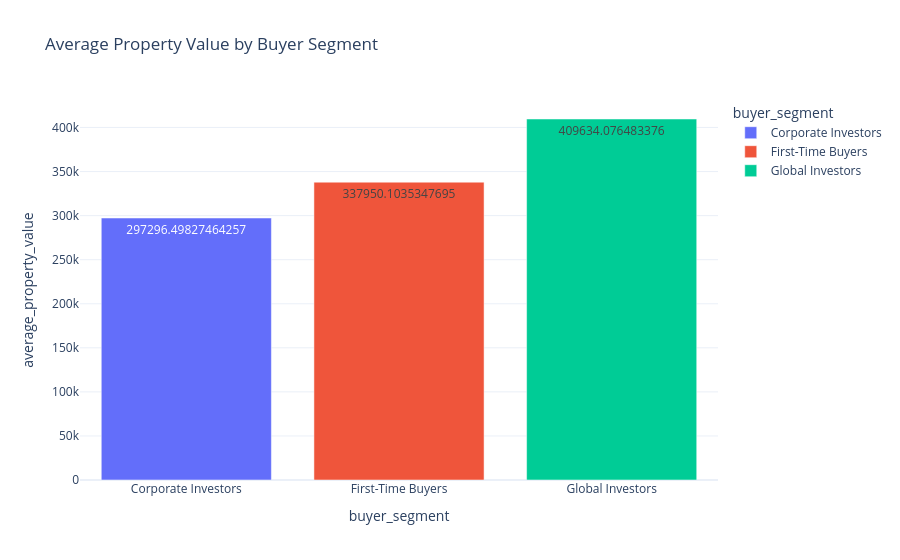

Notebook source saved alongside this figure:
### Code cell
property_summary = (
    buyer_profile
    .groupby('buyer_segment')['average_property_value']
    .mean()
    .reset_index()
)

fig = px.bar(
    property_summary,
    x='buyer_segment',
    y='average_property_value',
    color='buyer_segment',
    text='average_property_value',
    title='Average Property Value by Buyer Segment'
)

fig.update_layout(template='plotly_white')
fig.show()

### Figure 1 — Plotly figure (JSON) as saved in the notebook; plotly's stock layout.template omitted (floating-point values rounded to 4 significant figures)
{"data": [{"hovertemplate": "buyer_segment=%{x}<br>average_property_value=%{text}<extra></extra>", "legendgroup": "Corporate Investors", "marker": {"color": "#636efa", "pattern": {"shape": ""}}, "name": "Corporate Investors", "orientation": "v", "showlegend": true, "text": [297300.0], "textposition": "auto", "type": "bar", "x": ["Corporate Investors"], "xaxis": "x", "y": [297300.0], "yaxis": "y"}, {"hovertemplate": "buyer_segment=%{x}<br>average_property_value=%{text}<extra></extra>", "legendgroup": "First-Time Buyers", "marker": {"color": "#EF553B", "pattern": {"shape": ""}}, "name": "First-Time Buyers", "orientation": "v", "showlegend": true, "text": [338000.0], "textposition": "auto", "type": "bar", "x": ["First-Time Buyers"], "xaxis": "x", "y": [338000.0], "yaxis": "y"}, {"hovertemplate": "buyer_segment=%{x}<br>average_property_value=%{text}<extra></extra>", "legendgroup": "Global Investors", "marker": {"color": "#00cc96", "pattern": {"shape": ""}}, "name": "Global Investors", "orientation": "v", "showlegend": true, "text": [409600.0], "textposition": "auto", "type": "bar", "x": ["Global Investors"], "xaxis": "x", "y": [409600.0], "yaxis": "y"}], "layout": {"barmode": "relative", "legend": {"title": {"text": "buyer_segment"}, "tracegroupgap": 0}, "title": {"text": "Average Property Value by Buyer Segment"}, "xaxis": {"anchor": "y", "categoryarray": ["Corporate Investors", "First-Time Buyers", "Global Investors"], "categoryorder": "array", "domain": [0, 1], "title": {"text": "buyer_segment"}}, "yaxis": {"anchor": "x", "domain": [0, 1], "title": {"text": "average_property_value"}}}}
